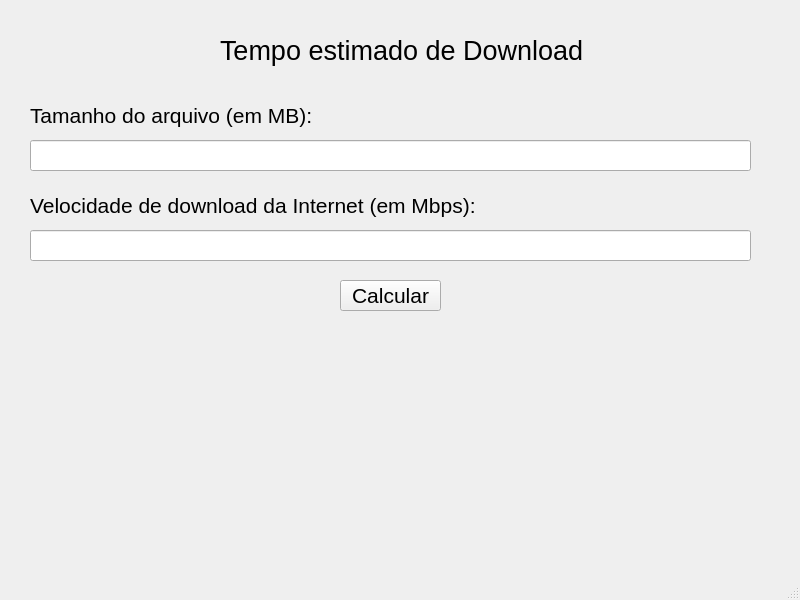
<?xml version="1.0" encoding="UTF-8"?>
<ui version="4.0">
 <class>MainWindow</class>
 <widget class="QMainWindow" name="MainWindow">
  <property name="geometry">
   <rect>
    <x>0</x>
    <y>0</y>
    <width>800</width>
    <height>600</height>
   </rect>
  </property>
  <property name="windowTitle">
   <string>MainWindow</string>
  </property>
  <widget class="QWidget" name="centralwidget">
   <widget class="QLabel" name="label">
    <property name="geometry">
     <rect>
      <x>220</x>
      <y>30</y>
      <width>381</width>
      <height>41</height>
     </rect>
    </property>
    <property name="font">
     <font>
      <pointsize>20</pointsize>
     </font>
    </property>
    <property name="text">
     <string>Tempo estimado de Download</string>
    </property>
   </widget>
   <widget class="QLabel" name="label_2">
    <property name="geometry">
     <rect>
      <x>30</x>
      <y>100</y>
      <width>291</width>
      <height>31</height>
     </rect>
    </property>
    <property name="font">
     <font>
      <pointsize>16</pointsize>
     </font>
    </property>
    <property name="text">
     <string>Tamanho do arquivo (em MB):</string>
    </property>
   </widget>
   <widget class="QLineEdit" name="lineEdit">
    <property name="geometry">
     <rect>
      <x>30</x>
      <y>140</y>
      <width>721</width>
      <height>31</height>
     </rect>
    </property>
    <property name="font">
     <font>
      <pointsize>16</pointsize>
     </font>
    </property>
   </widget>
   <widget class="QLabel" name="label_3">
    <property name="geometry">
     <rect>
      <x>30</x>
      <y>190</y>
      <width>461</width>
      <height>31</height>
     </rect>
    </property>
    <property name="font">
     <font>
      <pointsize>16</pointsize>
     </font>
    </property>
    <property name="text">
     <string>Velocidade de download da Internet (em Mbps):</string>
    </property>
   </widget>
   <widget class="QLineEdit" name="lineEdit_2">
    <property name="geometry">
     <rect>
      <x>30</x>
      <y>230</y>
      <width>721</width>
      <height>31</height>
     </rect>
    </property>
    <property name="font">
     <font>
      <pointsize>16</pointsize>
     </font>
    </property>
   </widget>
   <widget class="QLabel" name="label_res">
    <property name="geometry">
     <rect>
      <x>30</x>
      <y>330</y>
      <width>721</width>
      <height>201</height>
     </rect>
    </property>
    <property name="font">
     <font>
      <pointsize>16</pointsize>
     </font>
    </property>
    <property name="text">
     <string/>
    </property>
    <property name="alignment">
     <set>Qt::AlignCenter</set>
    </property>
    <property name="wordWrap">
     <bool>true</bool>
    </property>
   </widget>
   <widget class="QPushButton" name="pushButton">
    <property name="geometry">
     <rect>
      <x>340</x>
      <y>280</y>
      <width>101</width>
      <height>31</height>
     </rect>
    </property>
    <property name="font">
     <font>
      <pointsize>16</pointsize>
     </font>
    </property>
    <property name="text">
     <string>Calcular</string>
    </property>
   </widget>
  </widget>
  <widget class="QMenuBar" name="menubar">
   <property name="geometry">
    <rect>
     <x>0</x>
     <y>0</y>
     <width>800</width>
     <height>21</height>
    </rect>
   </property>
  </widget>
  <widget class="QStatusBar" name="statusbar"/>
 </widget>
 <resources/>
 <connections/>
</ui>
